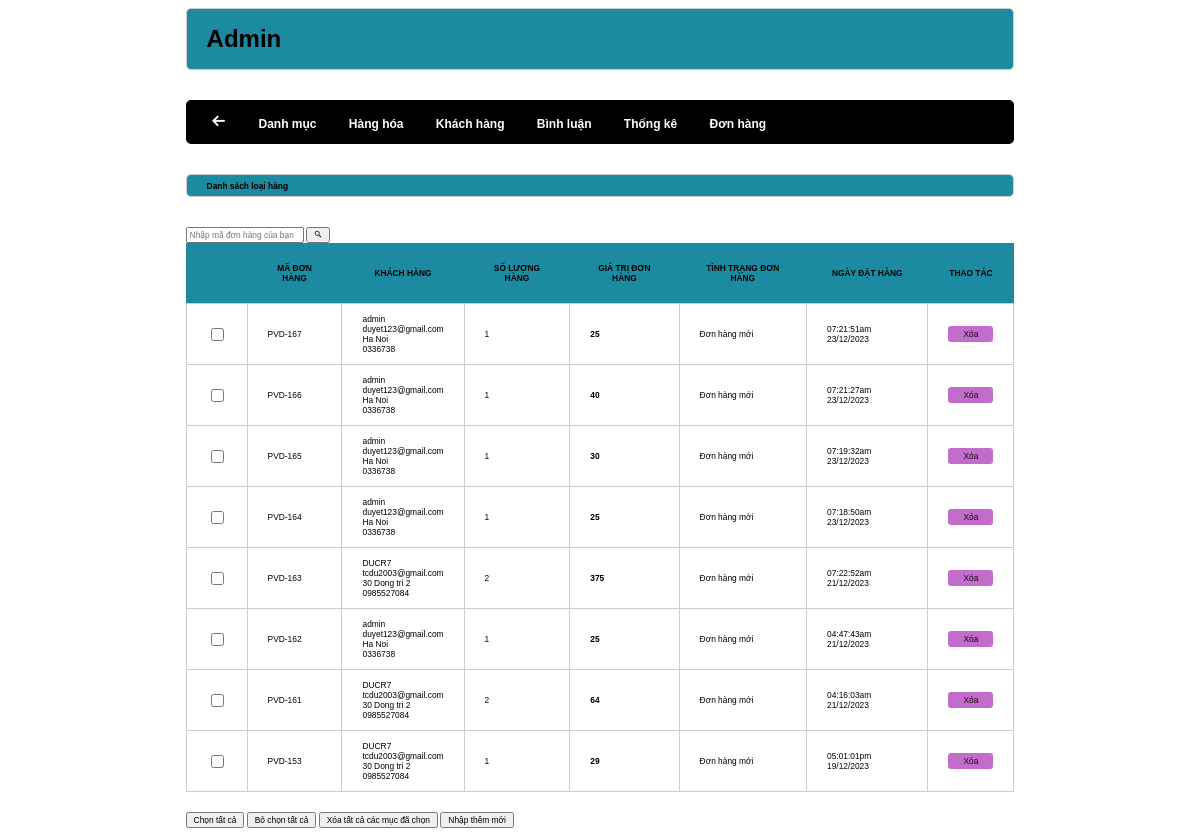
/admin/index.php?act=listbill, run on the app's committed database.
### tables this page shows
CREATE TABLE `bill` (
  `id` int(50) NOT NULL,
  `iduser` int(11) DEFAULT 0,
  `bill_name` varchar(255) NOT NULL,
  `bill_address` varchar(255) NOT NULL,
  `bill_tel` varchar(50) NOT NULL,
  `bill_email` varchar(100) NOT NULL,
  `bill_pttt` tinyint(1) NOT NULL DEFAULT 1 COMMENT '1.thanh toan tt 2.chuyen khoan 3.thanh toan ',
  `ngaydathang` varchar(50) DEFAULT NULL,
  `total` int(10) NOT NULL DEFAULT 0,
  `bill_status` tinyint(1) DEFAULT 0 COMMENT '0.Đơn hàng mới  1.Dang xuli 2.Dang giao hang 3. da giao hang',
  `receive_name` varchar(255) DEFAULT NULL,
  `receive_address` varchar(255) DEFAULT NULL,
  `receive_tel` varchar(50) DEFAULT NULL
);

### model/pdo.php (called while the page is built, shortened)
<?php
function pdo_get_connection(){
    $dburl = "mysql:host=localhost;dbname=duanmau2021;charset=utf8";
    $username = 'root';
    $password = '';
    $conn = new PDO($dburl, $username, $password);
    $conn->setAttribute(PDO::ATTR_ERRMODE, PDO::ERRMODE_EXCEPTION);
    return $conn;
}
function pdo_query($sql){
    $sql_args = array_slice(func_get_args(), 1);
    try{
        $conn = pdo_get_connection();
        $stmt = $conn->prepare($sql);
        $stmt->execute($sql_args);
        $rows = $stmt->fetchAll();
        return $rows;
    }
    catch(PDOException $e){
        throw $e;
    }
    finally{
        unset($conn);
    }
}

### model/cart.php (called while the page is built, shortened)
<?php
function loadall_cart_count($idbill){
  $sql = "select * from cart where idbill=" .$idbill;
  $bill = pdo_query($sql);
  return sizeof($bill);
}
function loadall_bill($kyw="",$iduser=0){
  $sql = "select * from bill where 1";
  $sql.= " order by id desc";
  $listbill = pdo_query($sql);
  return $listbill;
}
function get_ttdh($n){
  switch ($n) {
    case '0':
      $tt = "Đơn hàng mới";
      break;
  }
  return $tt;
}
?>

### admin/bill/listbill.php (the view, shortened to what this page needs)
<div class="row">
            <div class="row frmtitle mb">
                <h1>Danh sách loại hàng</h1>
            </div>
            <form  action="index.php?act=listbill" method="post" >
                  <input type="text" name="kyw" id="" placeholder="Nhập mã đơn hàng của bạn">
                  <button type="submit" name="listok" value="Search"><i class='bx bx-search-alt-2'></i></button>
             </form>
            <div class="row frmcontennt">
              <div class="row mb10 frmdsloai">
                    <table>
                                <tr>
                                   <th></th>
                                   <th>MÃ ĐƠN HÀNG</th>
                                   <th>KHÁCH HÀNG</th>
                                   <th>SỐ LƯỢNG HÀNG</th>
                                   <th>GIÁ TRỊ ĐƠN HÀNG</th>
                                   <th>TÌNH TRẠNG ĐƠN HÀNG</th>
                                   <th>NGÀY ĐẶT HÀNG</th>
                                   <th>THAO TÁC</th>
                               </tr>
                               <?php
                                   foreach ($listbill as $bill){
                                    extract($bill);
                                    $kh = $bill["bill_name"].'
                                    <br>'.$bill["bill_email"].'
                                    <br>'.$bill["bill_address"].'
                                    <br>'.$bill["bill_tel"];
                                    $ttdh = get_ttdh($bill["bill_status"]);
                                    $countsp =  loadall_cart_count($bill["id"]);
                                    $xoadh = "index.php?act=xoa_bill&id=".$id;
                                    echo'
                                       <tr>
                                           <td>    <input type="checkbox" name="" id=""> </td>
                                           <td> PVD-'.$bill['id'].'</td>
                                           <td>'.$kh.'</td>
                                           <td>'.$countsp.'</td>
                                           <td><strong>'.$bill["total"].'</strong></td>
                                           <td>'.$ttdh.'</td>
                                           <td>'.$bill["ngaydathang"].'</td>
                                           <td>
                                              <div class="maudo">
                                                 <a href="'.$xoadh.'"><input type="button" value="Xóa"></a>
                                              </div>
                                           </td>
                                       </tr>
                                    ';
                                   }
                               ?>
                            </table>
                    </div>
                    <div class="row mb10">
                        <input type="button" value="Chọn tất cả">
                        <input type="button" value="Bỏ chọn tất cả">
                        <input type="button" value="Xóa tất cả các mục đã chọn">
                        <a href="index.php?act=addsp"><input type="button" value="Nhập thêm mới"></a>
                    </div>
            </div>
        </div>

### css/style.css (style rules this page uses)
* { box-sizing: border-box; font-family: sans-serif; font-size: 0.7vw; }
.row { float: left; width: 100%; }
.mb { margin-bottom: 30px; }
.mb10 { margin-bottom: 10px; }
.frmtitle { background-color: #1c8aa0; border: 1px solid #ccc ; border-radius: 5px; padding: 0 20px; }
.frmdsloai table { width: 100%; border-collapse: collapse; }
.frmdsloai table th { background-color: #1c8aa0; padding: 20px; }
.frmdsloai table td { padding: 10px 20px; border: 1px #ccc solid; }
.maudo { display: inline-block; }
.maudo input[type="button"] { background-color: rgb(194, 109, 203); display: inline-block; color: #110a0a; border: none; padding: 3px 15px; border-radius: 3px; }

### data on the page
bill: id "167", bill_name "admin", bill_email "duyet123@gmail.com", bill_address "Ha Noi", bill_tel "0336738", countsp "1", total "25", bill_status "Đơn hàng mới", ngaydathang "07:21:51am 23/12/2023"
bill: id "166", bill_name "admin", bill_email "duyet123@gmail.com", bill_address "Ha Noi", bill_tel "0336738", countsp "1", total "40", bill_status "Đơn hàng mới", ngaydathang "07:21:27am 23/12/2023"
bill: id "165", bill_name "admin", bill_email "duyet123@gmail.com", bill_address "Ha Noi", bill_tel "0336738", countsp "1", total "30", bill_status "Đơn hàng mới", ngaydathang "07:19:32am 23/12/2023"
bill: id "164", bill_name "admin", bill_email "duyet123@gmail.com", bill_address "Ha Noi", bill_tel "0336738", countsp "1", total "25", bill_status "Đơn hàng mới", ngaydathang "07:18:50am 23/12/2023"
bill: id "163", bill_name "DUCR7", bill_email "tcdu2003@gmail.com", bill_address "30 Dong tri 2", bill_tel "0985527084", countsp "2", total "375", bill_status "Đơn hàng mới", ngaydathang "07:22:52am 21/12/2023"
bill: id "162", bill_name "admin", bill_email "duyet123@gmail.com", bill_address "Ha Noi", bill_tel "0336738", countsp "1", total "25", bill_status "Đơn hàng mới", ngaydathang "04:47:43am 21/12/2023"
bill: id "161", bill_name "DUCR7", bill_email "tcdu2003@gmail.com", bill_address "30 Dong tri 2", bill_tel "0985527084", countsp "2", total "64", bill_status "Đơn hàng mới", ngaydathang "04:16:03am 21/12/2023"
bill: id "153", bill_name "DUCR7", bill_email "tcdu2003@gmail.com", bill_address "30 Dong tri 2", bill_tel "0985527084", countsp "1", total "29", bill_status "Đơn hàng mới", ngaydathang "05:01:01pm 19/12/2023"
